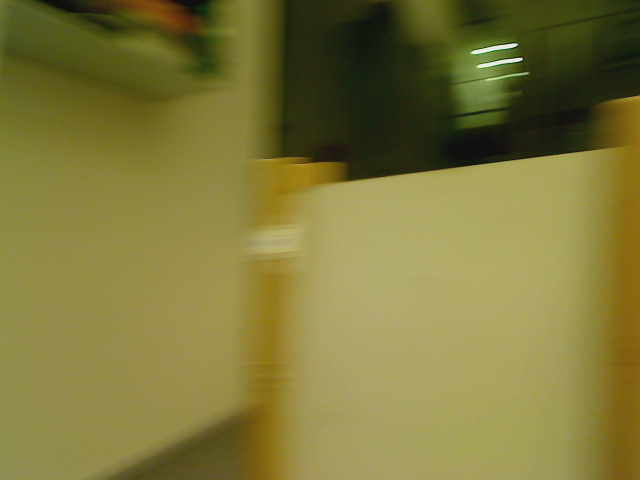
//> input picture camera/Image.jpg, 640 x 480 px
$ ./ex   (built with g++ and OpenCV 4)
//> lines starting //> are read from the running program, lines starting //| are printed output that depends on the picture; after the words box and inside, x2 and y2 are one past the last pixel; in counts of white or black regions, pixels touching at a corner belong together
/*
 *  test.cpp
 *  camera_CV
 *
 *  Created by Jaime Hernandez on 13/12/12.
 *  Copyright 2012 __MyCompanyName__. All rights reserved.
 *
 */
#include <opencv/cv.h> // usr/include/opencv
#include <opencv/highgui.h>
#include<iostream>
#include <math.h>
#include <vector>

using namespace std;
using namespace cv;

int main(int, char**)
{
	IplImage* src = cvLoadImage( "Image.jpg", 1 );
//> src is the input picture: 480 rows x 640 cols, CV_8UC3; mean B, G, R 58.8, 120.1, 126.9
	IplImage* copy=cvCreateImage(cvGetSize(src),8,3);

	CvScalar s,c;

	// searching for red color

	for(int i=0;i<(src->height);i++)// go thru the columns
	{
		for(int j=0;j<(src->width);j++)// go thru the rows

		{
			s=cvGet2D(src,i,j);
			if((s.val[2]>120)&&(s.val[1]<80)&&(s.val[0]<80)
)
			{
				c.val[2]=255;//Set R to 0
				c.val[1]=255;//Set G to 255
				c.val[0]=255;//Set B to 0
				cvSet2D(copy,i,j,c); //Change the pixel value of copy img to pure green(G=255 R=0 B=0)

			}else //Set all other pixels in copy to white
			{
				c.val[2]=0; // Red
				c.val[1]=0;// Green
				c.val[0]=0;// Blue
				cvSet2D(copy,i,j,c); // Now set the scalar c(now white) to the pixel in i,j in copy
			}


		}
	}
//> this loop made 480 passes
//> s on passes 1 to 3: Scalar(14, 38, 30), Scalar(16, 40, 32), Scalar(19, 43, 35)
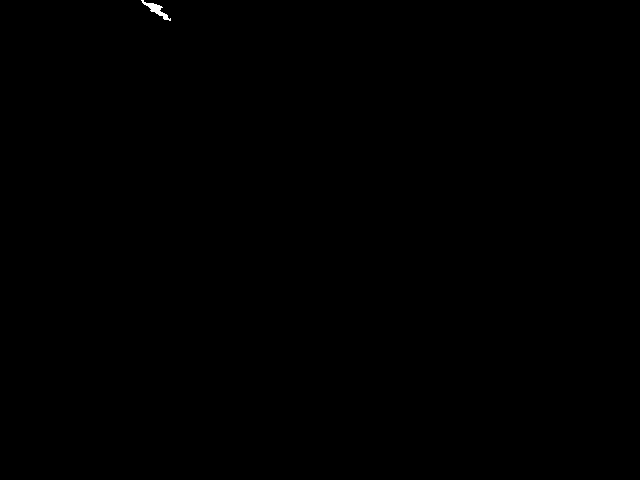
//> copy: 480 rows x 640 cols, CV_8UC3; 0.06% white; 1 white region, box (x1, y1, x2, y2) and area: (141, 0, 171, 21) 177
//> after the loop, s = Scalar(30, 101, 128)

	IplImage* edges =cvCreateImage(cvGetSize(src),8,0);
	IplImage* src_gray =cvCreateImage(cvGetSize(src),8,0);
	cvCvtColor( copy, src_gray, CV_RGB2GRAY  );
	cvSmooth(src_gray, edges, CV_BLUR, 3, 3, 3, 3);
	cvCanny(edges, edges, 0, 0, 3);
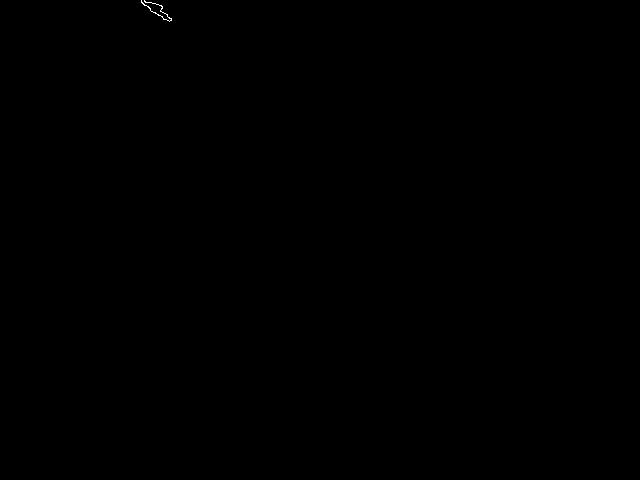
//> edges: 480 rows x 640 cols, CV_8UC1; 0.03% white in thin lines or dots, all inside (x1, y1, x2, y2) = (141, 0, 172, 22)
	IplImage* gaussian_blur =cvCreateImage(cvGetSize(src),8,0);
	Mat img;
	cvSmooth(src_gray, gaussian_blur, CV_GAUSSIAN, 3, 3, 3, 3);
	vector<Vec3f> circles;
//> (the run ends here: the program needs code that is not available in this run, at `HoughCircles(gaussian_blur, circles, CV_HOUGH_GRADIENT,`)
